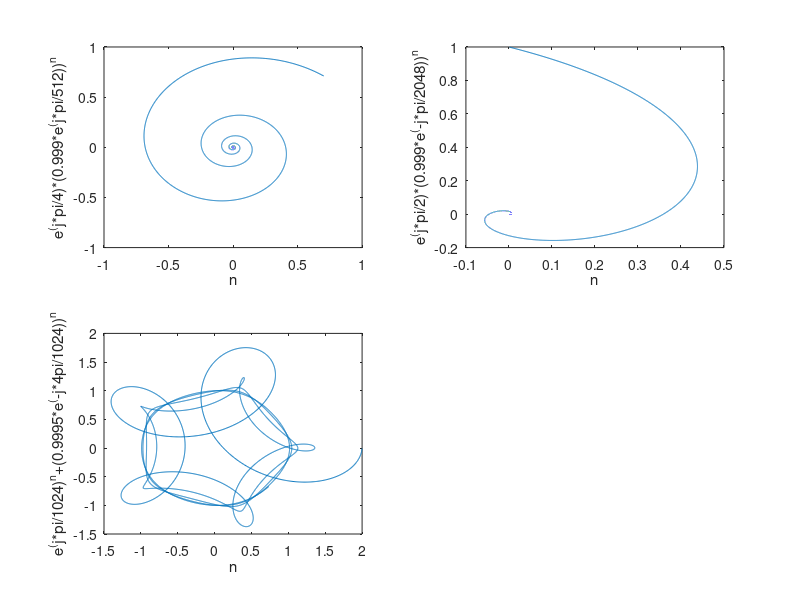

Write the MATLAB code that produced this figure.
% Mayank Sanganeria / Lab 2-4

n = [1:10000];
N1 = 512;
x1 = exp(j*pi/4)*(0.999*exp(j*pi/N1)).^n;

N2 = 2048;
x2 = exp(j*pi/2)*(0.999*exp(-j*pi/N2)).^n;

N3 = 1024;
x3 = exp(j*pi/N3).^n + (0.9995*exp(-j*4*pi/N3)).^n;


subplot(2,2,1), plot(x1);
ylabel('e^(j*pi/4)*(0.999*e^(j*pi/512))^n');xlabel('n');
subplot(2,2,2), plot(x2);
ylabel('e^(j*pi/2)*(0.999*e^(-j*pi/2048))^n');xlabel('n');
subplot(2,2,3), plot(x3);
ylabel('e^(j*pi/1024)^n+(0.9995*e^(-j*4pi/1024))^n');xlabel('n');